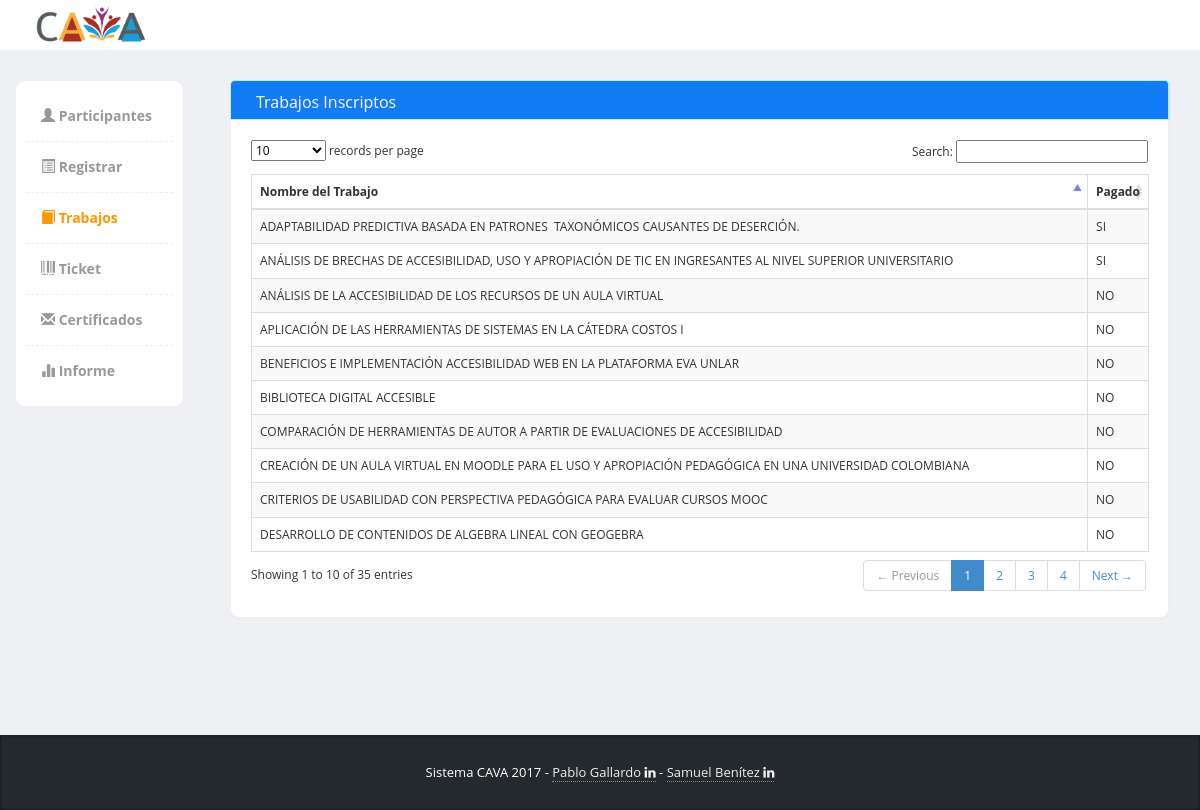
The app's page /index.php/trabajos, older data.
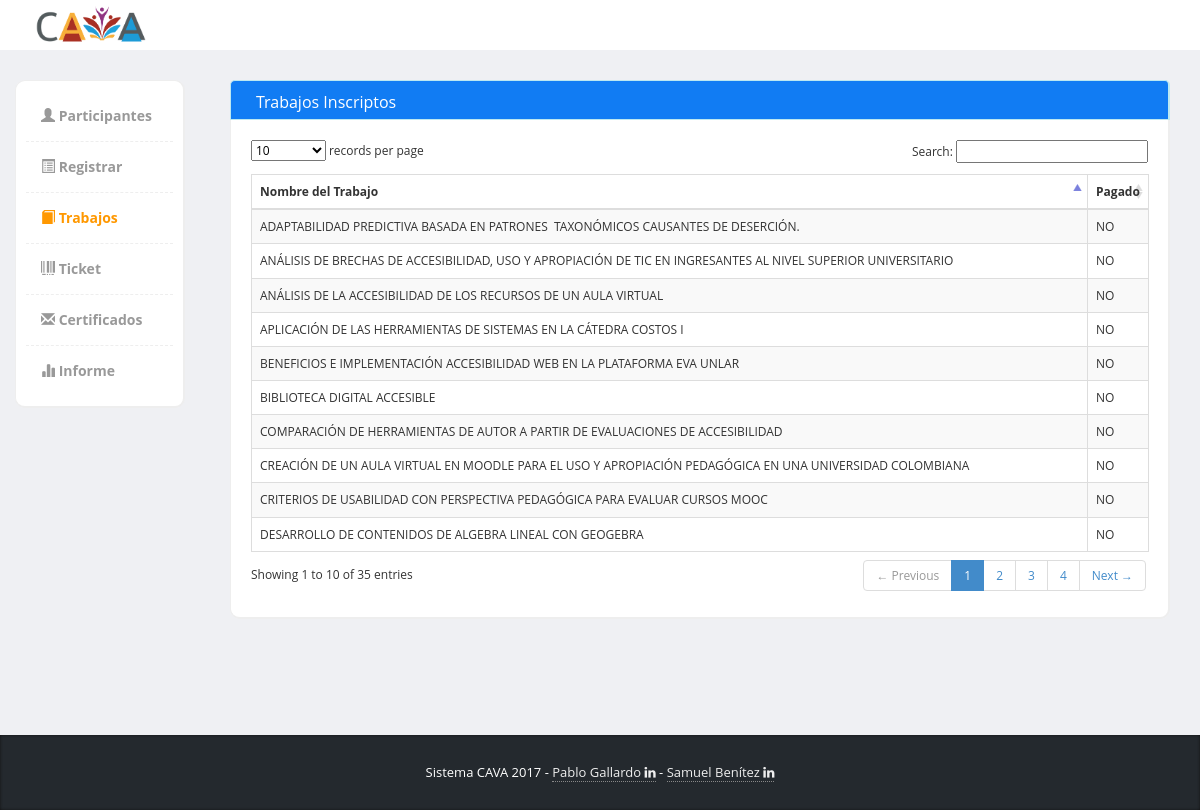
The same page, newer data.
### tables this page shows
CREATE TABLE `trabajos` (
  `id_trabajo` int(11) NOT NULL,
  `titulo` varchar(500) NOT NULL
);

CREATE TABLE `ticket` (
  `id_ticket` int(11) NOT NULL,
  `fecha_ticket` timestamp NOT NULL DEFAULT CURRENT_TIMESTAMP ON UPDATE CURRENT_TIMESTAMP,
  `id_estado` int(11) NOT NULL,
  `pesos` float NOT NULL,
  `id_tipo_pago` int(11) NOT NULL,
  `id_trabajo` int(11) DEFAULT NULL,
  `id_persona` int(11) NOT NULL
);

CREATE TABLE `estado` (
  `id_estado` int(11) NOT NULL,
  `estado` varchar(10) NOT NULL
);

### application/controllers/trabajos.php (called while the page is built, shortened)
<?php
class Trabajos extends CI_Controller {
	public function __construct(){
		$this->load->model('ticket_model');
		$this->load->model('escriben_model');
	}
	public function index()
	{
	    $data['trabajos_menu'] = TRUE;
		$t = $data['trabajos'] = $this->ticket_model->get();
		$this->load->view('commons/header_menu_view',$data);
		$this->load->view('trabajos_view',$data);
		$this->load->view('commons/footer_view');
	}
}

### index.php (called while the page is built, shortened)
<?php
require_once BASEPATH.'core/CodeIgniter.php';

### application/models/ticket_model.php (called while the page is built, shortened)
<?php
class ticket_model extends CI_model {
	function get($id_persona = null){
		if(is_null($id_persona)){
		$sql = "SELECT t.id_trabajo as trabajo , t.* ,ti.*,e.*,tp.* from
				trabajos t left join ticket ti
				on t.id_trabajo = ti.id_trabajo
				left join estado e on e.id_estado = ti.id_estado
				left join tipo_pagos tp on ti.id_tipo_pago = tp.id_tipo_pago
				";
		}
		$query = $this->db->query($sql);
		return $query->result();
	}
}

### application/views/trabajos_view.php (the view, shortened to what this page needs)
<div class="col-md-12 panel-info">
			  			<div class="content-box-header panel-heading">
		  					<div class="panel-title ">Trabajos Inscriptos</div>
			  			</div>
			  			<div class="content-box-large box-with-header">
			  				<table cellpadding="0" cellspacing="0" border="0" class="table table-striped table-bordered" id="example">
								<thead>
									<tr>
										<th>Nombre del Trabajo</th>
										<th>Pagado</th>
									</tr>
								</thead>
								<tbody>
									<?php foreach($trabajos as $trabajo): ?>
									<tr style="cursor:pointer" class="odd gradeX open_modal" type="button" class="btn btn-info btn-lg" data-idtrabajo="<?=$trabajo->trabajo?>" data-idpersona="<?=(is_null($trabajo->id_persona)) ? 0 : $trabajo->id_persona ?>" data-estado="<?=(is_null($trabajo->estado)) ? 'NO' : $trabajo->estado?>" data-toggle="modal" data-target="#myModal">
										<td><?=$trabajo->titulo?></td>
										<?php if($trabajo->estado != null): ?>
											<td><?=$trabajo->estado?></td>
										<?php else: ?>
											<td>NO</td>
										<?php endif; ?>
									</tr>
									<?php endforeach;?>
								</tbody>
							</table>
						</div>
</div>

Row changes from the older to the newer data that the page shows:
removed ticket: id_trabajo.titulo "ADAPTABILIDAD PREDICTIVA BASADA EN PATRONES TAXONÓMICOS CAUSANTES DE DESERCIÓN.", id_estado.estado "SI"
removed ticket: id_trabajo.titulo "ANÁLISIS DE BRECHAS DE ACCESIBILIDAD, USO Y APROPIACIÓN DE TIC EN INGRESANTES AL NIVEL SUPERIOR UNIVERSITARIO", id_estado.estado "SI"
now on this page (row unchanged): trabajos: titulo "ADAPTABILIDAD PREDICTIVA BASADA EN PATRONES TAXONÓMICOS CAUSANTES DE DESERCIÓN.", shows "NO"
now on this page (row unchanged): trabajos: titulo "ANÁLISIS DE BRECHAS DE ACCESIBILIDAD, USO Y APROPIACIÓN DE TIC EN INGRESANTES AL NIVEL SUPERIOR UNIVERSITARIO", shows "NO"
